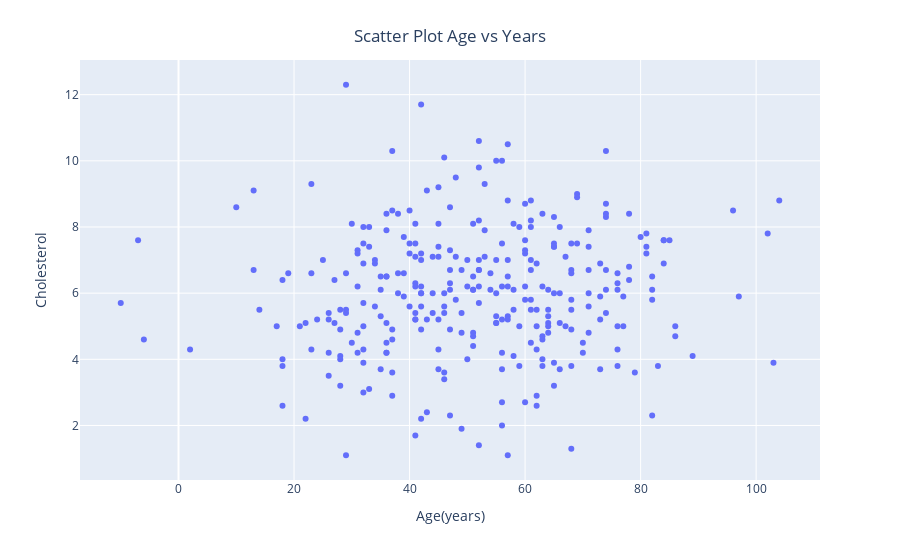

This figure's notebook cell:
### Markdown cell above
----

### Code cell
fig = px.scatter(df, x= "Age", y= "Cholesterol", labels= {"Age":"Age(years)"})

fig.update_layout(
    title={
        'text': "Scatter Plot Age vs Years",
        #'y':0.9,
        'x':0.5,
        'xanchor': 'center',
        'yanchor': 'top'})

fig.show()

### Figure 1 — Plotly figure (JSON) as saved in the notebook; plotly's stock layout.template omitted (floating-point values rounded to 4 significant figures; data arrays with more than 128 entries replaced by an {"elided": "..."} marker saying what was removed)
{"data": [{"hovertemplate": "Age(years)=%{x}<br>Cholesterol=%{y}<extra></extra>", "legendgroup": "", "marker": {"color": "#636efa", "symbol": "circle"}, "mode": "markers", "name": "", "orientation": "v", "showlegend": false, "type": "scatter", "x": {"elided": "300 int values"}, "xaxis": "x", "y": {"elided": "300 float values"}, "yaxis": "y"}], "layout": {"legend": {"tracegroupgap": 0}, "margin": {"t": 60}, "title": {"text": "Scatter Plot Age vs Years", "x": 0.5, "xanchor": "center", "yanchor": "top"}, "xaxis": {"anchor": "y", "domain": [0, 1], "title": {"text": "Age(years)"}}, "yaxis": {"anchor": "x", "domain": [0, 1], "title": {"text": "Cholesterol"}}}}
